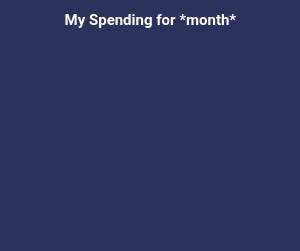
    <widget class="QWidget" name="habits" native="true">
     <property name="geometry">
      <rect>
       <x>360</x>
       <y>130</y>
       <width>300</width>
       <height>251</height>
      </rect>
     </property>
     <property name="minimumSize">
      <size>
       <width>0</width>
       <height>0</height>
      </size>
     </property>
     <property name="maximumSize">
      <size>
       <width>340</width>
       <height>290</height>
      </size>
     </property>
     <property name="styleSheet">
      <string notr="true">background-color: #2c325c;
border-radius:10px;</string>
     </property>
     <widget class="QLabel" name="titleHabites">
      <property name="geometry">
       <rect>
        <x>0</x>
        <y>10</y>
        <width>301</width>
        <height>20</height>
       </rect>
      </property>
      <property name="font">
       <font>
        <family>Roboto</family>
        <pointsize>11</pointsize>
        <weight>75</weight>
        <bold>true</bold>
       </font>
      </property>
      <property name="styleSheet">
       <string notr="true">background: none;</string>
      </property>
      <property name="text">
       <string>&lt;html&gt;&lt;head/&gt;&lt;body&gt;&lt;p align=&quot;center&quot;&gt;&lt;span style=&quot; color:#fefefe;&quot;&gt;My Spending for *month*&lt;/span&gt;&lt;/p&gt;&lt;/body&gt;&lt;/html&gt;</string>
      </property>
     </widget>
     <widget class="QLabel" name="diagram_costs">
      <property name="geometry">
       <rect>
        <x>10</x>
        <y>60</y>
        <width>150</width>
        <height>150</height>
       </rect>
      </property>
      <property name="minimumSize">
       <size>
        <width>150</width>
        <height>150</height>
       </size>
      </property>
      <property name="maximumSize">
       <size>
        <width>150</width>
        <height>150</height>
       </size>
      </property>
      <property name="font">
       <font>
        <family>Roboto Black</family>
        <pointsize>14</pointsize>
        <weight>75</weight>
        <bold>true</bold>
       </font>
      </property>
      <property name="styleSheet">
       <string notr="true"/>
      </property>
      <property name="text">
       <string>&lt;html&gt;&lt;head/&gt;&lt;body&gt;&lt;p align=&quot;center&quot;&gt;&lt;br/&gt;&lt;/p&gt;&lt;/body&gt;&lt;/html&gt;</string>
      </property>
     </widget>
     <widget class="QLabel" name="label_11">
      <property name="geometry">
       <rect>
        <x>30</x>
        <y>120</y>
        <width>100</width>
        <height>30</height>
       </rect>
      </property>
      <property name="styleSheet">
       <string notr="true">color: #fff;</string>
      </property>
      <property name="text">
       <string/>
      </property>
     </widget>
     <widget class="QWidget" name="labels" native="true">
      <property name="geometry">
       <rect>
        <x>180</x>
        <y>60</y>
        <width>121</width>
        <height>150</height>
       </rect>
      </property>
      <property name="minimumSize">
       <size>
        <width>0</width>
        <height>0</height>
       </size>
      </property>
      <property name="styleSheet">
       <string notr="true">background-color: none;</string>
      </property>
      <widget class="QLabel" name="first_label_3">
       <property name="geometry">
        <rect>
         <x>25</x>
         <y>64</y>
         <width>90</width>
         <height>20</height>
        </rect>
       </property>
       <property name="minimumSize">
        <size>
         <width>90</width>
         <height>20</height>
        </size>
       </property>
       <property name="maximumSize">
        <size>
         <width>90</width>
         <height>20</height>
        </size>
       </property>
       <property name="text">
        <string/>
       </property>
      </widget>
      <widget class="QLabel" name="first_color_3">
       <property name="geometry">
        <rect>
         <x>0</x>
         <y>64</y>
         <width>20</width>
         <height>20</height>
        </rect>
       </property>
       <property name="minimumSize">
        <size>
         <width>20</width>
         <height>20</height>
        </size>
       </property>
       <property name="maximumSize">
        <size>
         <width>20</width>
         <height>20</height>
        </size>
       </property>
       <property name="text">
        <string/>
       </property>
      </widget>
      <widget class="QLabel" name="first_color">
       <property name="geometry">
        <rect>
         <x>0</x>
         <y>0</y>
         <width>20</width>
         <height>20</height>
        </rect>
       </property>
       <property name="minimumSize">
        <size>
         <width>20</width>
         <height>20</height>
        </size>
       </property>
       <property name="maximumSize">
        <size>
         <width>20</width>
         <height>20</height>
        </size>
       </property>
       <property name="text">
        <string/>
       </property>
      </widget>
      <widget class="QLabel" name="first_color_5">
       <property name="geometry">
        <rect>
         <x>0</x>
         <y>128</y>
         <width>20</width>
         <height>20</height>
        </rect>
       </property>
       <property name="minimumSize">
        <size>
         <width>20</width>
         <height>20</height>
        </size>
       </property>
       <property name="maximumSize">
        <size>
         <width>20</width>
         <height>20</height>
        </size>
       </property>
       <property name="text">
        <string/>
       </property>
      </widget>
      <widget class="QLabel" name="first_label_4">
       <property name="geometry">
        <rect>
         <x>25</x>
         <y>96</y>
         <width>90</width>
         <height>20</height>
        </rect>
       </property>
       <property name="minimumSize">
        <size>
         <width>90</width>
         <height>20</height>
        </size>
       </property>
       <property name="maximumSize">
        <size>
         <width>90</width>
         <height>20</height>
        </size>
       </property>
       <property name="text">
        <string/>
       </property>
      </widget>
      <widget class="QLabel" name="first_label">
       <property name="geometry">
        <rect>
         <x>25</x>
         <y>0</y>
         <width>90</width>
         <height>20</height>
        </rect>
       </property>
       <property name="minimumSize">
        <size>
         <width>90</width>
         <height>20</height>
        </size>
       </property>
       <property name="maximumSize">
        <size>
         <width>90</width>
         <height>20</height>
        </size>
       </property>
       <property name="text">
        <string/>
       </property>
      </widget>
      <widget class="QLabel" name="first_color_2">
       <property name="geometry">
        <rect>
         <x>0</x>
         <y>32</y>
         <width>20</width>
         <height>20</height>
        </rect>
       </property>
       <property name="minimumSize">
        <size>
         <width>20</width>
         <height>20</height>
        </size>
       </property>
       <property name="maximumSize">
        <size>
         <width>20</width>
         <height>20</height>
        </size>
       </property>
       <property name="text">
        <string/>
       </property>
      </widget>
      <widget class="QLabel" name="first_label_5">
       <property name="geometry">
        <rect>
         <x>25</x>
         <y>128</y>
         <width>90</width>
         <height>20</height>
        </rect>
       </property>
       <property name="minimumSize">
        <size>
         <width>90</width>
         <height>20</height>
        </size>
       </property>
       <property name="maximumSize">
        <size>
         <width>90</width>
         <height>20</height>
        </size>
       </property>
       <property name="text">
        <string/>
       </property>
      </widget>
      <widget class="QLabel" name="first_color_4">
       <property name="geometry">
        <rect>
         <x>0</x>
         <y>96</y>
         <width>20</width>
         <height>20</height>
        </rect>
       </property>
       <property name="minimumSize">
        <size>
         <width>20</width>
         <height>20</height>
        </size>
       </property>
       <property name="maximumSize">
        <size>
         <width>20</width>
         <height>20</height>
        </size>
       </property>
       <property name="text">
        <string/>
       </property>
      </widget>
      <widget class="QLabel" name="first_label_2">
       <property name="geometry">
        <rect>
         <x>25</x>
         <y>32</y>
         <width>90</width>
         <height>20</height>
        </rect>
       </property>
       <property name="minimumSize">
        <size>
         <width>90</width>
         <height>20</height>
        </size>
       </property>
       <property name="maximumSize">
        <size>
         <width>90</width>
         <height>20</height>
        </size>
       </property>
       <property name="text">
        <string/>
       </property>
      </widget>
     </widget>
    </widget>
